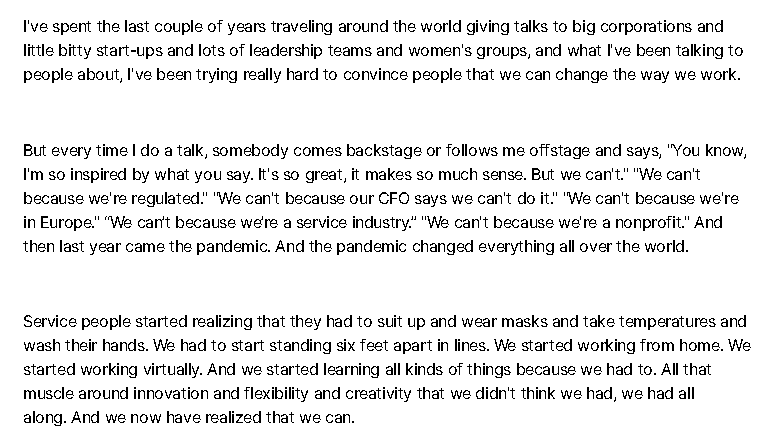
#> input picture image/eng_ocr_3.png, 774 x 434 px
$ python -i page.py   (imports and definitions only)   (older library calls are emulated)
#> lines starting #> are read from the running program, lines starting #| are printed output that depends on the picture; after the words box and inside, x2 and y2 are one past the last pixel; in counts of white or black regions, pixels touching at a corner belong together
### segmentation/utils.py
import numpy as np
import cv2

min_height = 400

# [5 lines left out: function implt, not called in this run]

def resize(img, height=min_height, allways=False):
    """Resize image to given height."""
    min_height = img.shape[0]
    # print(img.shape[1], img.shape[0])
    if (img.shape[0] > height or allways):
        rat = height / img.shape[0]
        return cv2.resize(img, (int(rat * img.shape[1]), height))

    return img

def ratio(img, height=min_height):
    """Getting scale ratio."""
    return img.shape[0] /height

# [12 lines left out: function img_extend, not called in this run]

### page.py
import numpy as np
import cv2

from utils import *


def _edges_detection(img, minVal, maxVal):
    """Preprocessing (gray, thresh, filter, border) + Canny edge detection."""
    img = cv2.cvtColor(resize(img), cv2.COLOR_BGR2GRAY)

    img = cv2.bilateralFilter(img, 9, 75, 75)
    img = cv2.adaptiveThreshold(img, 255,
                                cv2.ADAPTIVE_THRESH_GAUSSIAN_C,
                                cv2.THRESH_BINARY, 115, 4)

    img = cv2.medianBlur(img, 11)

    # Add black border - detection of border touching pages
    img = cv2.copyMakeBorder(img, 5, 5, 5, 5,
                             cv2.BORDER_CONSTANT,
                             value = [0, 0, 0])
    return cv2.Canny(img, minVal, maxVal)


def _four_corners_sort(pts):
    """Sort corners in order: top-left, bot-left, bot-right, top-right."""
    diff = np.diff(pts, axis = 1)
    sum = pts.sum(axis = 1)
    return np.array([pts[np.argmin(sum)],
                     pts[np.argmax(diff)],
                     pts[np.argmax(sum)],
                     pts[np.argmin(diff)]])


def _find_page_contours(edges, img):
    """Finding corner points of page contour."""
    im2, contours, hierarchy = cv2.findContours(edges,
                                                cv2.RETR_TREE,
                                                cv2.CHAIN_APPROX_SIMPLE)

    def _contour_offset(cnt, offset):
        """Offset contour because of 5px border."""
        cnt += offset
        cnt[cnt < 0] = 0
        return cnt

    # Finding biggest rectangle otherwise return original corners
    height = edges.shape[0]
    width = edges.shape[1]
    MIN_COUNTOUR_AREA = height * width * 0.5
    MAX_COUNTOUR_AREA = (width - 10) * (height - 10)

    max_area = MIN_COUNTOUR_AREA
    page_contour = np.array([[0, 0],
                             [0, height - 5],
                             [width - 5, height - 5],
                             [width - 5, 0]])

    for cnt in contours:
        perimeter = cv2.arcLength(cnt, True)
        approx = cv2.approxPolyDP(cnt, 0.03 * perimeter, True)

        # Page has 4 corners and it is convex
        if (len(approx) == 4 and
                cv2.isContourConvex(approx) and
                max_area < cv2.contourArea(approx) < MAX_COUNTOUR_AREA):
            max_area = cv2.contourArea(approx)
            page_contour = approx[:, 0]

    # Sort corners and offset them
    page_contour = _four_corners_sort(page_contour)
    return _contour_offset(page_contour, (-5, -5))


def _persp_transform(img, s_points):
    """Transform perspective from start points to target points."""
    # Euclidean distance - calculate maximum height and width
    height = max(np.linalg.norm(s_points[0] - s_points[1]),
                 np.linalg.norm(s_points[2] - s_points[3]))
    width = max(np.linalg.norm(s_points[1] - s_points[2]),
                np.linalg.norm(s_points[3] - s_points[0]))

    # Create target points
    t_points = np.array([[0, 0],
                         [0, height],
                         [width, height],
                         [width, 0]], np.float32)

    # getPerspectiveTransform() needs float32
    if s_points.dtype != np.float32:
        s_points = s_points.astype(np.float32)

    M = cv2.getPerspectiveTransform(s_points, t_points)
    return cv2.warpPerspective(img, M, (int(width), int(height)))


def detection(image):
    """Finding Page."""
    # Edge detection
    image_edges = _edges_detection(image, 50, 100)

    # Close gaps between edges (double page clouse => rectangle kernel)
    closed_edges = cv2.morphologyEx(image_edges,
                                    cv2.MORPH_CLOSE,
                                    np.ones((5, 5)))
    # Countours
    page_contour = _find_page_contours(closed_edges, resize(image))
    # Recalculate to original scale
    page_contour = page_contour.dot(ratio(image))
    # Transform prespective
    new_image = _persp_transform(image, page_contour)
    return new_image

>>> import cv2
>>> picture = cv2.imread('image/eng_ocr_3.png')
#> picture is the input picture: shape (434, 774, 3); values 51 (black) and 255 (white), 91.3% white; black in thin lines or dots, all inside (x1, y1, x2, y2) = (23, 20, 751, 426)
>>> result = detection(picture)
#> in resize, `return cv2.resize(img, (int(rat * img.shape[1]), height))`:
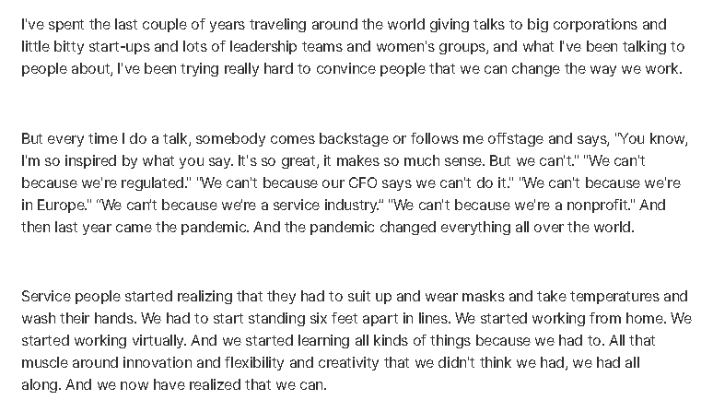
#> returned value: shape (400, 713, 3); min 51, max 255, mean 237.2
#> in _edges_detection, `img = cv2.adaptiveThreshold(img, 255, cv2.ADAPTIVE_THRESH_GAUSSIAN_C, ..`:
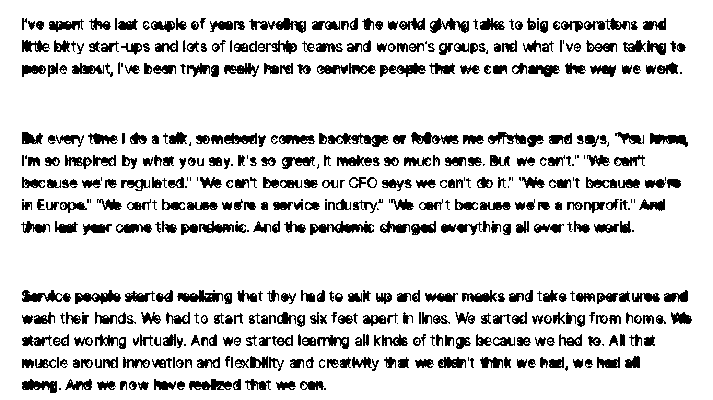
#> img: shape (400, 713); 84.7% white; 518 black regions (84 under 20 px), largest, box (x1, y1, x2, y2) and area: (310, 221, 374, 235) 432, (328, 133, 389, 147) 413, (249, 18, 306, 33) 392
#> in _edges_detection, `img = cv2.medianBlur(img, 11)`:
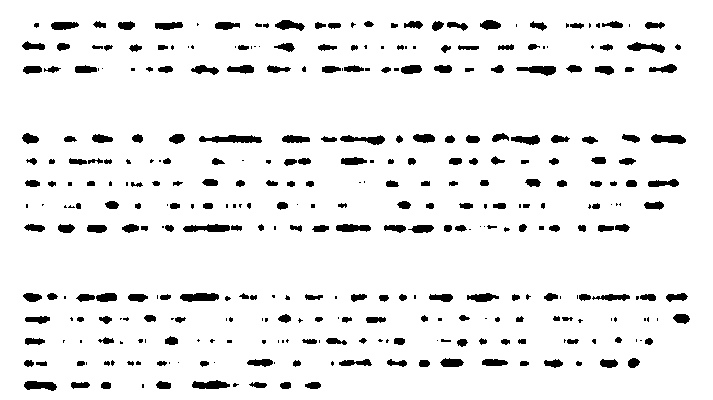
#> img: shape (400, 713); 92.9% white; 357 black regions (121 under 20 px), largest, box (x1, y1, x2, y2) and area: (199, 135, 262, 143) 357, (183, 224, 230, 232) 278, (180, 293, 219, 302) 276
#> in _edges_detection, `img = cv2.copyMakeBorder(img, 5, 5, 5, 5, cv2.BORDER_CONSTANT, value =..`:
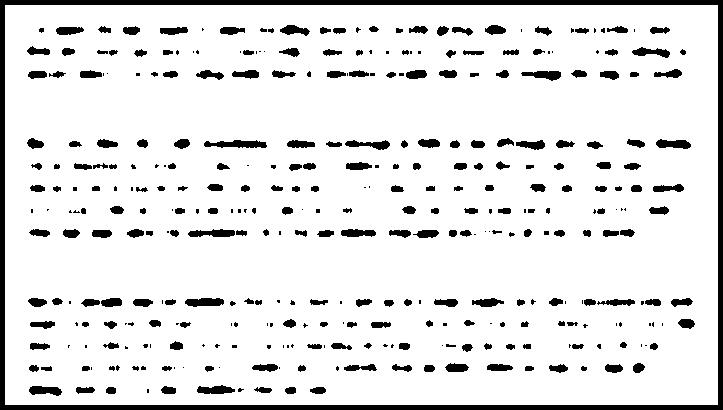
#> img: shape (410, 723); 89.4% white; 358 black regions (121 under 20 px), largest, box (x1, y1, x2, y2) and area: (0, 0, 723, 410) 11230, (204, 140, 267, 148) 357, (188, 229, 235, 237) 278
#> in _edges_detection, `return cv2.Canny(img, minVal, maxVal)`:
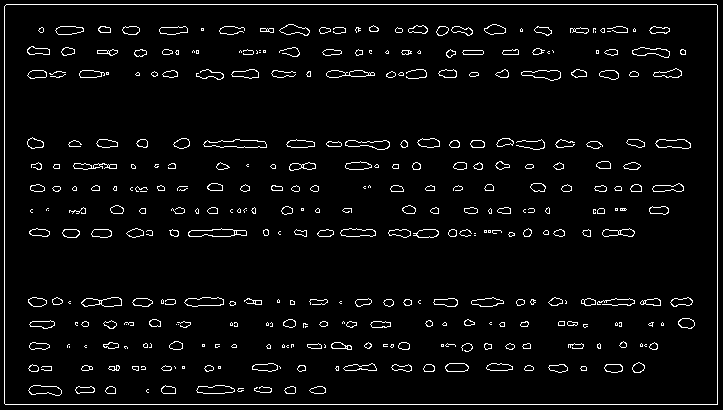
#> returned value: shape (410, 723); 4% white in thin lines or dots
#> in detection, `closed_edges = cv2.morphologyEx(image_edges, cv2.MORPH_CLOSE, np.ones(..`:
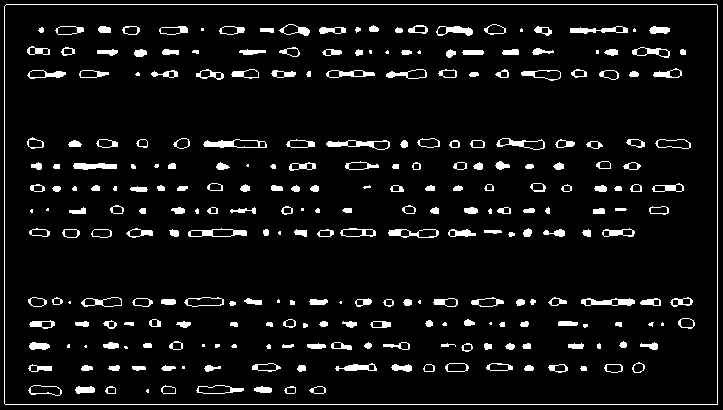
#> closed_edges: shape (410, 723); 6.6% white; 268 white regions (36 under 20 px)
#> in _find_page_contours, `im2, contours, hierarchy = cv2.findContours(edges, cv2.RETR_TREE, cv2...`: contours = 398 contours, 54 with area under 20; largest, box (x1, y1, x2, y2) and area: (4, 4, 718, 405) 285197, (4, 4, 718, 405) 285196, (203, 139, 267, 148) 366, (188, 228, 247, 237) 334, (326, 140, 390, 150) 326
#> the loop in _find_page_contours, `for cnt in contours:` made 398 passes
#> (perimeter, max_area, page_contour) on pass 1: (2223.7, 284089, [[4, 6], [5, 404], [717, 404], [716, 4]])
#> perimeter on passes 3 to 8: 8.83, 40.14, 32.49, 31.9, 27.66, 41.9
#> after the loop in _find_page_contours, `for cnt in contours:`: max_area = 284089
#> in _four_corners_sort, `diff = np.diff(pts, axis = 1)`: diff = [2, 399, -313, -712]
#> in _four_corners_sort, `sum = pts.sum(axis = 1)`: sum = [10, 409, 1121, 720]
#> in _contour_offset, `cnt += offset`: cnt = [[-1, 1], [0, 399], [712, 399], [711, -1]]
#> in detection, `page_contour = _find_page_contours(closed_edges, resize(image))`: page_contour = [[0, 1], [0, 399], [712, 399], [711, 0]]
#> in detection, `page_contour = page_contour.dot(ratio(image))`: page_contour = [[0, 1.08], [0, 432.9], [772.5, 432.9], [771.4, 0]]
#> in _persp_transform, `height = max(np.linalg.norm(s_points[0] - s_points[1]), np.linalg.norm..`: height = 432.9
#> in _persp_transform, `width = max(np.linalg.norm(s_points[1] - s_points[2]), np.linalg.norm(..`: width = 772.5
#> in _persp_transform, `t_points = np.array([[0, 0], [0, height], [width, height], [width, 0]]..`: t_points = [[0, 0], [0, 432.9], [772.5, 432.9], [772.5, 0]]
#> in _persp_transform, `s_points = s_points.astype(np.float32)`: s_points = [[0, 1.09], [0, 432.9], [772.5, 432.9], [771.4, 0]]
#> in _persp_transform, `M = cv2.getPerspectiveTransform(s_points, t_points)`: M = [[1, 0, 0], [0.00141, 1, -1.09], [3.26e-06, 3.25e-06, 1]]
#> in _persp_transform, `return cv2.warpPerspective(img, M, (int(width), int(height)))`:
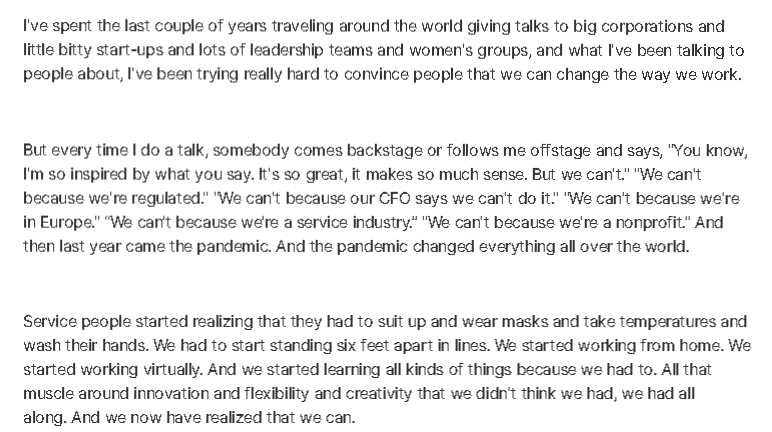
#> returned value: shape (432, 772, 3); min 51, max 255, mean 237.1
